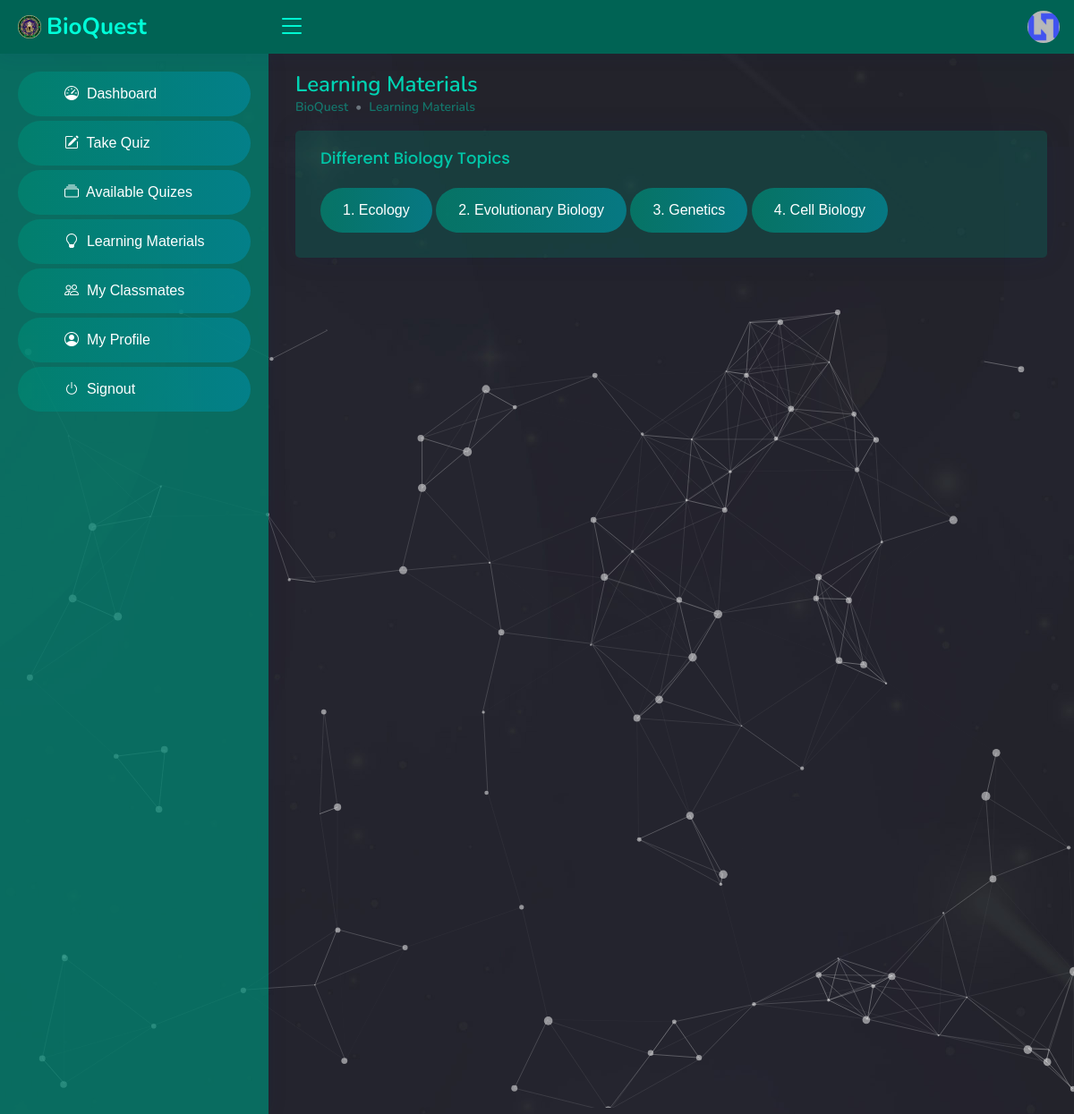
The app's page /student/topics.php (signed in) with its own data.
### tables this page shows
CREATE TABLE IF NOT EXISTS `tbl_student` (
  `id` int NOT NULL AUTO_INCREMENT,
  `email` varchar(50) NOT NULL,
  `student_id` varchar(50) NOT NULL,
  `password` varchar(50) NOT NULL,
  `firstname` varchar(50) NOT NULL,
  `middlename` varchar(50) NOT NULL,
  `lastname` varchar(50) NOT NULL,
  `year_level` int NOT NULL,
  `section` int NOT NULL,
  `img_url` varchar(50) NOT NULL,
  `created_at` varchar(50) NOT NULL,
  PRIMARY KEY (`id`),
  KEY `year_level` (`year_level`),
  KEY `section` (`section`),
  KEY `section_2` (`section`)
);

CREATE TABLE IF NOT EXISTS `tbl_topics` (
  `id` int NOT NULL AUTO_INCREMENT,
  `topic_title` varchar(50) NOT NULL,
  `filename` varchar(50) NOT NULL,
  `filepath` varchar(50) NOT NULL,
  `teacher_id` int NOT NULL,
  `created_at` varchar(50) NOT NULL,
  PRIMARY KEY (`id`)
);

### student/topics.php (the view, shortened to what this page needs)
<?php
include('../database-connection.php');
if (isset($_SESSION['id'])) {
?>
    <!DOCTYPE html>
    <html lang="en">
    <head>
        <?php include '../other-includes/head.php' ?>
    </head>
    <body>
        <?php include 'top-nav.php' ?>
        <?php include 'side-nav.php' ?>
        <div id="start">
            <div id="particles-js">
                <main id="main" class="main">
                    <div class="pagetitle">
                        <h1>Learning Materials</h1>
                        <nav style="--bs-breadcrumb-divider: '•';">
                            <ol class="breadcrumb">
                                <li class="breadcrumb-item">BioQuest</li>
                                <li class="breadcrumb-item">Learning Materials</li>
                            </ol>
                        </nav>
                    </div>
                    <section class="section dashboard">
                        <div class="row">
                            <div class="col-lg-12">
                                <div class="card px-2">
                                    <div class="card-body">
                                        <h5 class="card-title">Different Biology Topics</h5>
                                        <?php
                                        $stmt = $conn->prepare(' SELECT * FROM tbl_topics ORDER BY id DESC ');
                                        $stmt->execute();
                                        $result = $stmt->get_result();
                                        while ($row = $result ->fetch_assoc()) {
                                            $id = $row['id'];
                                            $topic_title = $row['topic_title'];
                                            $num += 1;
                                            echo '
                                            <a href="discussion.php?id=' . $id . '">
                                                <button class="btn-custom text-start mb-2">
                                                    ' . $num . ". " . $topic_title .'
                                                </button>
                                            </a>
                                            ';
                                        }
                                        ?>
                                    </div>
                                </div>
                            </div>
                        </div>
                    </section>
                </main>
            </div>
        </div>
    </body>
    </html>
<?php
} else {
    header("Location: ../index.php");
}

### student/top-nav.php (shortened to what this page needs)
<?php
include '../database-connection.php';
$stmt = $conn->prepare(' SELECT * FROM tbl_student WHERE id = ? ');
$stmt->bind_param('i', $_SESSION['id']);
$stmt->execute();
$result = $stmt->get_result();
$row = $result->fetch_assoc();
$img_url = $row['img_url'];
?>
<header id="header" class="header fixed-top d-flex align-items-center">
    <div class="d-flex align-items-center justify-content-between">
        <a href="student-dashboard.php" class="logo d-flex align-items-center">
            <img src="../assets/img/logo.png" alt="">
            <span class="d-none d-lg-block">BioQuest</span>
        </a>
        <i class="bi bi-list toggle-sidebar-btn"></i>
    </div>
    <nav class="header-nav ms-auto">
        <ul class="d-flex align-items-center">
            <li class="nav-item dropdown pe-3">
                <a class="nav-link nav-profile d-flex align-items-center pe-0" href="#" data-bs-toggle="dropdown">
                    <img src="../assets/img/profiles/<?php echo $img_url ?>" alt="Profile" class="rounded-circle">
                </a>
            </li>
        </ul>
    </nav>
</header>

### student/assets/css/style.css (style rules this page uses)
:root { --primary-color: #00c2a5; --secondary-color: #004b40; scroll-behavior: smooth; }
body { color: #444444; margin: 0; font-family: 'Source Sans Pro', sans-serif; background: #000; }
a { color: #4154f1; text-decoration: none; }
h1, h2, h3, h4, h5, h6 { font-family: "Nunito", sans-serif; }
#main { margin-top: 60px; padding: 20px 30px; transition: all 0.3s; }
.pagetitle { margin-bottom: 10px; }
.pagetitle h1 { font-size: 24px; margin-bottom: 0; font-weight: 600; color: #00d3b3; }
.card { margin-bottom: 30px; border: none; border-radius: 5px; box-shadow: 0px 0 30px rgba(1, 41, 112, 0.1); background-color: #007b684c; }
.card-title { padding: 20px 0 15px 0; font-size: 18px; font-weight: 500; color: #00c6a8; font-family: "Poppins", sans-serif; }
.card-body { padding: 0 20px 20px 20px; }
.breadcrumb { font-size: 14px; font-family: "Nunito", sans-serif; color: #899bbd; font-weight: 600; }
.breadcrumb .breadcrumb-item { color: #00debd72; }
.logo { line-height: 1; }
@media (min-width: 1200px) { .logo { width: 280px; } }
.logo img { max-height: 26px; margin-right: 6px; }
.logo span { font-size: 26px; font-weight: 700; color: #00ffd9; font-family: "Nunito", sans-serif; }
.header { transition: all 0.5s; z-index: 997; height: 60px; box-shadow: 0px 2px 20px rgba(1, 41, 112, 0.1); background-color: #008672bd; padding-left: 20px; }
.header .toggle-sidebar-btn { font-size: 32px; padding-left: 10px; cursor: pointer; color: #00ffd9; }
.header-nav ul { list-style: none; }
.header-nav>ul { margin: 0; padding: 0; }
.header-nav .nav-profile { color: #00ffd9; }
.header-nav .nav-profile img { max-height: 36px; }
@media (min-width: 1200px) { #main, #footer { margin-left: 300px; } }
#start { background: url(../images/bg1.jpg) no-repeat; background-size: cover; -webkit-background-size: cover; -moz-background-size: cover; -o-background-size: cover; -ms-background-size: cover; background-attachment: fixed; position: relative; }
#particles-js { width: 100%; background-image: url('../../images/bg1.jpg'); background-size: cover; background-position: 50% 50%; background-repeat: no-repeat; }
.btn-custom { display: inline-block; padding: 13px 25px; text-align: center; text-decoration: none; font-size: 16px; border: none; border-radius: 35px; cursor: pointer; color: #fff; background: linear-gradient(to right, #008672bd, #0583aaea); background-size: 200% 100%; transition: background-position 0.5s ease-in-out; }

### records on screen
tbl_student: img_url (placeholder picture)
tbl_topics: topic_title "Ecology"
tbl_topics: topic_title "Evolutionary Biology"
tbl_topics: topic_title "Genetics"
tbl_topics: topic_title "Cell Biology"
